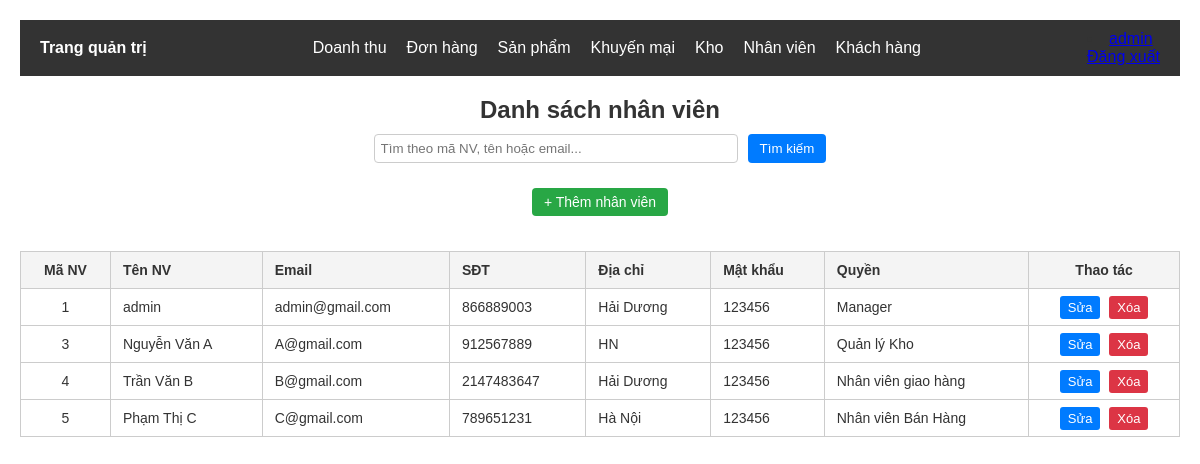
Screenshot of /admin/nhanvien/nhanvien.php (signed in) with the database file from the repository.
### tables this page shows
CREATE TABLE `nhanvien` (
  `MaNV` int(11) NOT NULL,
  `TenNV` varchar(50) NOT NULL,
  `Email` varchar(50) NOT NULL,
  `SDT` int(12) NOT NULL,
  `DiaChi` text NOT NULL,
  `MatKhau` varchar(50) NOT NULL,
  `Quyen` int(11) NOT NULL
);

CREATE TABLE `quyen` (
  `id` int(11) NOT NULL,
  `Ten` varchar(100) NOT NULL,
  `MoTa` varchar(100) NOT NULL
);

### admin/nhanvien/nhanvien.php (the view, shortened to what this page needs)
<?php
include '../include/header.php';
$conn = mysqli_connect("localhost", "root", "", "h_a");
$search = $_GET['search'] ?? '';
$sql = "
    SELECT nv.MaNV, nv.TenNV, nv.Email, nv.SDT, nv.DiaChi, nv.MatKhau, q.Ten AS TenQuyen
    FROM nhanvien nv
    LEFT JOIN quyen q ON nv.Quyen = q.id
    WHERE nv.MaNV LIKE '%$search%'
        OR nv.TenNV LIKE '%$search%'
        OR nv.Email LIKE '%$search%'
";
$result = mysqli_query($conn, $sql);
?>
<!DOCTYPE html>
<html lang="vi">
<head>
</head>
<body>
<div>
    <h2>Danh sách nhân viên</h2>
    <form class="search-bar" method="GET">
        <input type="text" name="search" placeholder="Tìm theo mã NV, tên hoặc email..." value="<?= htmlspecialchars($search) ?>">
        <button type="submit">Tìm kiếm</button>
    </form>
    <div class="btn-container">
        <a href="themnhanvien.php" class="btn">+ Thêm nhân viên</a>
    </div>
    <table>
        <thead>
            <tr>
                <th class="center">Mã NV</th>
                <th>Tên NV</th>
                <th>Email</th>
                <th>SĐT</th>
                <th>Địa chỉ</th>
                <th>Mật khẩu</th>
                <th>Quyền</th>
                <th class="center">Thao tác</th>
            </tr>
        </thead>
        <tbody>
        <?php if(mysqli_num_rows($result) > 0): ?>
            <?php while ($row = mysqli_fetch_assoc($result)): ?>
                <tr>
                    <td class="center"><?= htmlspecialchars($row['MaNV']) ?></td>
                    <td><?= htmlspecialchars($row['TenNV']) ?></td>
                    <td><?= htmlspecialchars($row['Email']) ?></td>
                    <td><?= htmlspecialchars($row['SDT']) ?></td>
                    <td><?= htmlspecialchars($row['DiaChi']) ?></td>
                    <td><?= htmlspecialchars($row['MatKhau']) ?></td>
                    <td><?= htmlspecialchars($row['TenQuyen']) ?></td>
                    <td class="center">
                        <a href="suanhanvien.php?id=<?= urlencode($row['MaNV']) ?>" class="btn-primary">Sửa</a>
                        <a href="xoanhanvien.php?id=<?= urlencode($row['MaNV']) ?>" onclick="return confirm('Bạn có chắc chắn muốn xóa nhân viên này?');" class="btn-danger">Xóa</a>
                    </td>
                </tr>
            <?php endwhile; ?>
        <?php else: ?>
            <tr>
                <td colspan="8" class="center" style="font-style: italic; color: #999;">Không tìm thấy nhân viên nào.</td>
            </tr>
        <?php endif; ?>
        </tbody>
    </table>
</div>
</body>
</html>

### admin/include/header.php (style rules this page uses)
body { margin: 0; font-family: Arial, sans-serif; }

### admin/nhanvien/nhanvien.php (style rules this page uses)
body { font-family: Arial, sans-serif; background-color: #fff; margin: 20px; color: #333; }
h2 { margin-bottom: 10px; color: #333; text-align: center; }
.search-bar { width: 100%; max-width: 500px; margin: 10px auto; display: flex; gap: 10px; justify-content: center; }
.search-bar input[type="text"] { padding: 6px; width: 70%; border: 1px solid #ccc; border-radius: 4px; }
.search-bar button { padding: 6px 12px; border: none; background-color: #007bff; color: white; border-radius: 4px; cursor: pointer; }
a.btn { display: inline-block; background-color: #28a745; color: white; padding: 6px 12px; font-size: 14px; text-decoration: none; border-radius: 4px; margin: 15px auto; }
table { width: 100%; border-collapse: collapse; font-size: 14px; }
th, td { border: 1px solid #ccc; padding: 10px 12px; text-align: left; }
th { background-color: #f4f4f4; font-weight: bold; }
td.center, th.center { text-align: center; }
a.btn-primary { background-color: #007bff; padding: 4px 8px; font-size: 13px; border-radius: 3px; color: white; text-decoration: none; }
a.btn-danger { background-color: #dc3545; padding: 4px 8px; font-size: 13px; border-radius: 3px; color: white; text-decoration: none; margin-left: 5px; }
.btn-container { text-align: center; margin-bottom: 20px; }

### rows the page displays
nhanvien: MaNV "1", TenNV "admin", Email "admin@gmail.com", SDT "866889003", DiaChi "Hải Dương", MatKhau "123456", Quyen.Ten "Manager"
nhanvien: MaNV "3", TenNV "Nguyễn Văn A", Email "A@gmail.com", SDT "912567889", DiaChi "HN", MatKhau "123456", Quyen.Ten "Quản lý Kho"
nhanvien: MaNV "4", TenNV "Trần Văn B", Email "B@gmail.com", SDT "2147483647", DiaChi "Hải Dương", MatKhau "123456", Quyen.Ten "Nhân viên giao hàng"
nhanvien: MaNV "5", TenNV "Phạm Thị C", Email "C@gmail.com", SDT "789651231", DiaChi "Hà Nội", MatKhau "123456", Quyen.Ten "Nhân viên Bán Hàng"

### other values shown
$tennv "admin"
